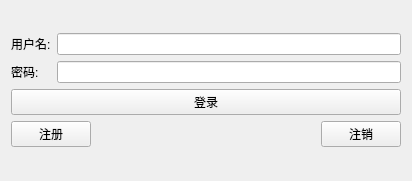
<?xml version="1.0" encoding="UTF-8"?>
<ui version="4.0">
 <class>Widget</class>
 <widget class="QWidget" name="Widget">
  <property name="geometry">
   <rect>
    <x>0</x>
    <y>0</y>
    <width>412</width>
    <height>181</height>
   </rect>
  </property>
  <property name="windowTitle">
   <string>Widget</string>
  </property>
  <layout class="QVBoxLayout" name="verticalLayout_2">
   <item>
    <layout class="QVBoxLayout" name="verticalLayout">
     <item>
      <layout class="QGridLayout" name="gridLayout">
       <item row="1" column="0">
        <widget class="QLabel" name="password">
         <property name="text">
          <string>密码:</string>
         </property>
        </widget>
       </item>
       <item row="0" column="0">
        <widget class="QLabel" name="username">
         <property name="text">
          <string>用户名:</string>
         </property>
        </widget>
       </item>
       <item row="0" column="1">
        <widget class="QLineEdit" name="userLineEdit"/>
       </item>
       <item row="1" column="1">
        <widget class="QLineEdit" name="passwordLineEdit">
         <property name="echoMode">
          <enum>QLineEdit::Password</enum>
         </property>
        </widget>
       </item>
       <item row="2" column="0" colspan="2">
        <widget class="QPushButton" name="loginBtn">
         <property name="text">
          <string>登录</string>
         </property>
        </widget>
       </item>
      </layout>
     </item>
     <item>
      <layout class="QHBoxLayout" name="horizontalLayout_2">
       <item>
        <layout class="QHBoxLayout" name="horizontalLayout">
         <item>
          <widget class="QPushButton" name="registBtn">
           <property name="text">
            <string>注册</string>
           </property>
          </widget>
         </item>
         <item>
          <spacer name="horizontalSpacer">
           <property name="orientation">
            <enum>Qt::Horizontal</enum>
           </property>
           <property name="sizeHint" stdset="0">
            <size>
             <width>40</width>
             <height>20</height>
            </size>
           </property>
          </spacer>
         </item>
        </layout>
       </item>
       <item>
        <widget class="QPushButton" name="cancelBtn">
         <property name="text">
          <string>注销</string>
         </property>
        </widget>
       </item>
      </layout>
     </item>
    </layout>
   </item>
  </layout>
 </widget>
 <resources/>
 <connections/>
</ui>
